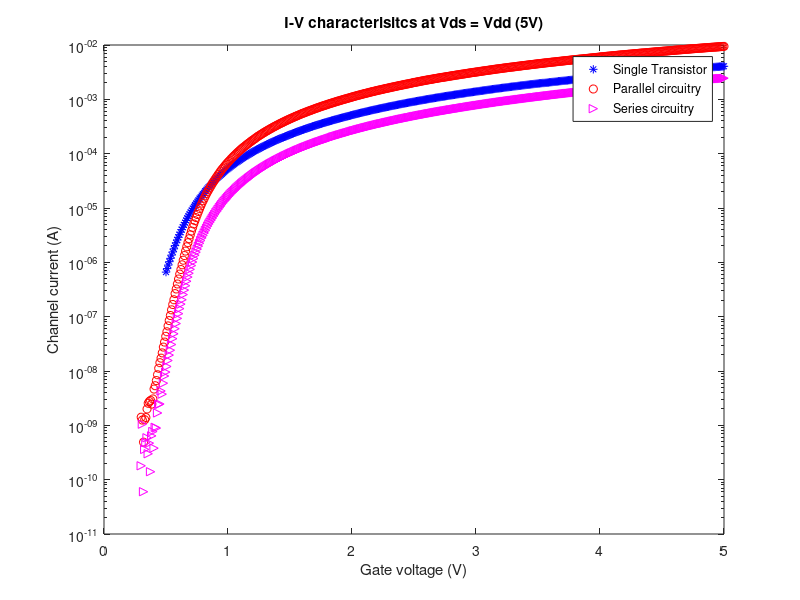
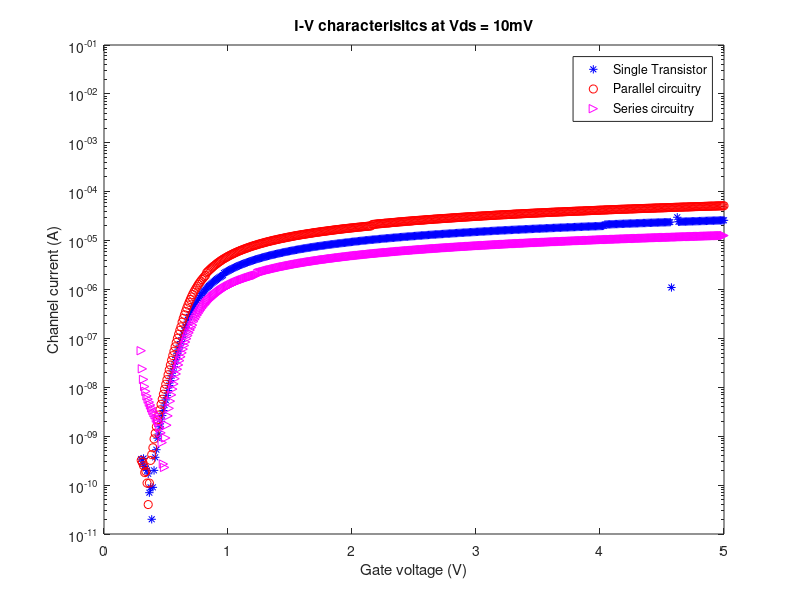

These charts were generated, in order, by the following MATLAB code:
%%Experiment 2

load exp2I_Vds10mV.csv
load exp2I_VdsVdd.csv
load exp2Vg_Vds10mV.csv
load exp2Vg_VdsVdd.csv
load exp2ParallelI_Vds10mV.csv
load exp2ParallelI_VdsVdd.csv
load exp2ParallelVg_Vds10mV.csv
load exp2ParallelVg_VdsVdd.csv
load exp2Vg_Vds10mV.csv
load exp2Vg_VdsVdd.csv
load exp2SeriesI_Vds10mV.csv
load exp2SeriesI_VdsVdd.csv
load exp2SeriesVg_Vds10mV.csv
load exp2SeriesVg_VdsVdd.csv
load exp2Vg_Vds10mV.csv
load exp2Vg_VdsVdd.csv

% a single semilog plot showing data from the individual transistor, the parallel 
%connection, and the series connection, for each of the two experimental situations
figure
semilogy(abs(exp2Vg_VdsVdd), abs(exp2I_VdsVdd), 'b*')
hold on
semilogy(abs(exp2ParallelVg_VdsVdd), abs(exp2ParallelI_VdsVdd), 'ro')
semilogy(abs(exp2SeriesVg_VdsVdd), abs(exp2SeriesI_VdsVdd), 'm>')
legend('Single Transistor', 'Parallel circuitry', 'Series circuitry')
title('I-V characterisitcs at Vds = Vdd (5V)')
xlabel('Gate voltage (V)')
ylabel('Channel current (A)')

figure
semilogy(abs(exp2Vg_Vds10mV), abs(exp2I_Vds10mV), 'b*')
hold on
semilogy(abs(exp2ParallelVg_Vds10mV), abs(exp2ParallelI_Vds10mV), 'ro')
semilogy(abs(exp2SeriesVg_Vds10mV), abs(exp2SeriesI_Vds10mV), 'm>')
legend('Single Transistor', 'Parallel circuitry', 'Series circuitry')
title('I-V characterisitcs at Vds = 10mV')
xlabel('Gate voltage (V)')
ylabel('Channel current (A)')